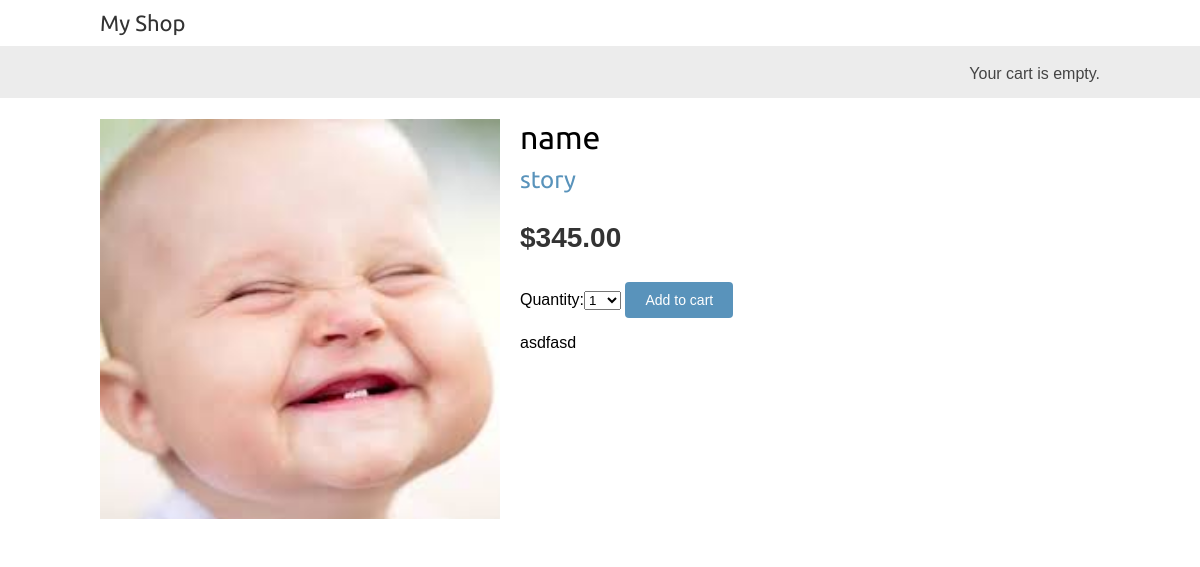
Screenshot of /7/name with the database file from the repository.
### shop/models.py (models this page shows, shortened)
class Product(models.Model):
    category = models.ForeignKey(Category,related_name='products',on_delete=models.CASCADE)
    name = models.CharField(max_length=200, db_index=True)
    slug = models.SlugField(max_length=200, db_index=True)
    image = models.ImageField(upload_to='products/',blank=True)
    description = models.TextField(blank=True)
    price = models.DecimalField(max_digits=10, decimal_places=2)
    available = models.BooleanField(default=True)
    created = models.DateTimeField(auto_now_add=True)
    updated = models.DateTimeField(auto_now=True)

class Category(models.Model):
    name = models.CharField(max_length=200)
    slug = models.SlugField(max_length=200)
    def __str__(self):
        return self.name
    def get_absolute_url(self):
        return reverse('shop:product_list_by_category',args=[self.slug])

### shop/views.py (the view)
# urls.py: path('<int:id>/<slug:slug>',product_detail,name='product_detail')
def product_detail(request,id,slug):
    product = get_object_or_404(Product, slug=slug,id=id,available=True)
    cart_product_form = CartAddProductForm()
    return render(request,'shop/product/detail.html',{'product':product,'cart_product_form': cart_product_form})

### cart/forms.py
class CartAddProductForm(forms.Form):
    quantity = forms.TypedChoiceField(
                        choices=PRODUCT_QUANTITY_CHOICE,
                        coerce=int,
                        )
    override = forms.BooleanField(initial=False,required=False,widget=forms.HiddenInput)

### cart/cart.py (called while the page is built)
    def __len__(self):
        return sum(item['quantity'] for item in self.cart.values())

### cart/context_processors.py (called while the page is built)
def cart(request):
    return {'cart':Cart(request)}

### shop/templates/shop/product/detail.html (shortened to what this page needs)
{% extends "shop/base.html" %}
{% load static %}
{% block content %}
    <div class="product-detail">
        <img src="{% if product.image %} {{product.image.url}} {% else %} {% static 'img/no_image.jpeg' %} {% endif %}" alt="">
        <h1>{{product.name}}</h1>
        <h2>
            <a href="{{ product.category.get_absolute_url }}">{{product.category}}</a>
        </h2>
        <p class="price">${{product.price}}</p>
        <form action="{% url 'cart:cart_add' product.id %}" method="post">
            {{ cart_product_form }}
            <input type="submit" value="Add to cart">
        </form>
        {{product.description|linebreaks}}
    </div>
{% endblock content %}

### shop/static/css/base.css (style rules this page uses)
body { margin:0; padding:0; font-family:helvetica, sans-serif; }
h1, h2, h3, h4, h5 , h6 { font-family: 'Ubuntu', sans-serif; font-weight:normal; }
a { text-decoration:none; color:#5993bb; }
a.button, input[type="submit"] { color:#fff; background:#5993bb; border-radius:4px; padding:10px 20px; font-size:14px; border:0; }
.product-detail { text-align:justify; }
.product-detail .price { color:#333; font-size:28px; font-weight:bold; }
.product-detail img { width:40%; float:left; padding:0 20px 20px 0; }
.product-detail h1 { margin-bottom:0; }
.product-detail h2 { margin-top:10px; }

### rows the page displays
Product: name "name", category "story", price "345.00", description "asdfasd"
